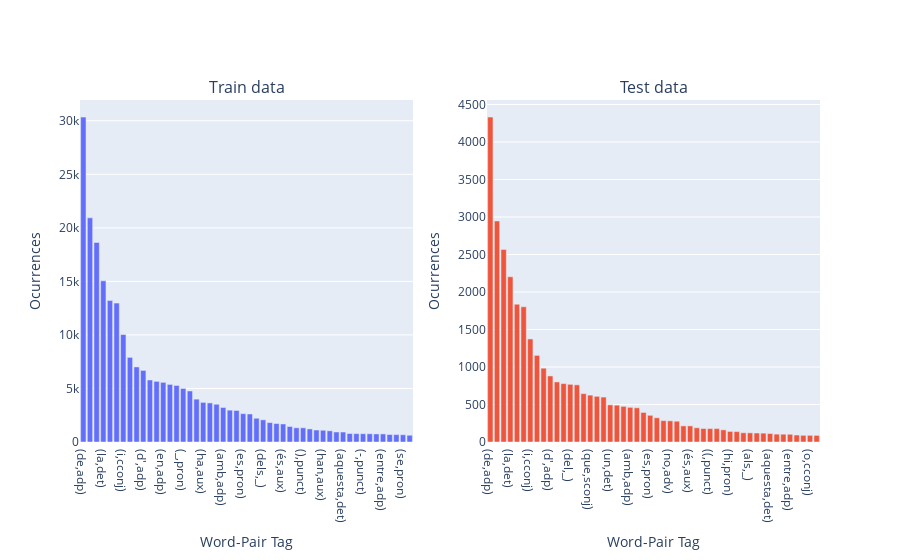

Source (notebook cell):
### Markdown cell above
Now let's check the tag-word pairs frequency. It is important to check this, since a word can be interpreted in different ways according to the context (due to polysemy an/or homonymy).

### Code cell
plot_frequency_of_("word-pair tag", train_pair_counts, test_pair_counts)

### Figure 1 — Plotly figure (JSON) as saved in the notebook; plotly's stock layout.template omitted (floating-point values rounded to 4 significant figures)
{"data": [{"type": "bar", "x": ["(de,adp)", "(,,punct)", "(el,det)", "(la,det)", "(a,adp)", "(.,punct)", "(i,cconj)", "(l',det)", "(els,det)", "(d',adp)", "(per,adp)", "(que,pron)", "(en,adp)", "(del,_)", "(que,sconj)", "(_,pron)", "(les,det)", "(va,aux)", "(ha,aux)", "(un,det)", "(\",punct)", "(amb,adp)", "(una,det)", "(',punct)", "(es,pron)", "(al,_)", "(no,adv)", "(dels,_)", "(s',pron)", "(més,adv)", "(és,aux)", "(com,sconj)", "((,punct)", "(),punct)", "(van,aux)", "(aquest,det)", "(han,aux)", "(hi,pron)", "(seva,det)", "(aquesta,det)", "(als,_)", "(també,adv)", "(-,punct)", "(ser,aux)", "(seu,det)", "(entre,adp)", "(any,noun)", "(anys,noun)", "(se,pron)", "(o,cconj)"], "xaxis": "x", "y": [30344, 20933, 18635, 15053, 13207, 12972, 10038, 7902, 7011, 6684, 5791, 5664, 5570, 5379, 5280, 4999, 4767, 4003, 3699, 3649, 3525, 3224, 2976, 2943, 2648, 2617, 2218, 2070, 1813, 1723, 1685, 1448, 1326, 1326, 1221, 1119, 1096, 1046, 937, 931, 792, 784, 774, 768, 755, 754, 700, 693, 678, 629], "yaxis": "y"}, {"type": "bar", "x": ["(de,adp)", "(,,punct)", "(el,det)", "(la,det)", "(.,punct)", "(a,adp)", "(i,cconj)", "(l',det)", "(els,det)", "(d',adp)", "(en,adp)", "(que,pron)", "(del,_)", "(per,adp)", "(les,det)", "(que,sconj)", "(va,aux)", "(_,pron)", "(un,det)", "(',punct)", "(ha,aux)", "(amb,adp)", "(\",punct)", "(una,det)", "(es,pron)", "(al,_)", "(dels,_)", "(no,adv)", "(s',pron)", "(més,adv)", "(és,aux)", "(com,sconj)", "(aquest,det)", "((,punct)", "(),punct)", "(van,aux)", "(hi,pron)", "(han,aux)", "(seva,det)", "(als,_)", "(també,adv)", "(ser,aux)", "(aquesta,det)", "(ja,adv)", "(any,noun)", "(entre,adp)", "(seu,det)", "(anys,noun)", "(o,cconj)", "(se,pron)"], "xaxis": "x2", "y": [4332, 2947, 2567, 2203, 1837, 1803, 1374, 1155, 984, 881, 801, 779, 769, 762, 645, 625, 609, 599, 496, 491, 475, 462, 456, 394, 356, 323, 285, 282, 277, 215, 215, 190, 180, 179, 179, 162, 141, 139, 123, 122, 120, 118, 113, 105, 104, 103, 93, 89, 89, 88], "yaxis": "y2"}], "layout": {"annotations": [{"font": {"size": 16}, "showarrow": false, "text": "Train data", "x": 0.225, "xanchor": "center", "xref": "paper", "y": 1, "yanchor": "bottom", "yref": "paper"}, {"font": {"size": 16}, "showarrow": false, "text": "Test data", "x": 0.775, "xanchor": "center", "xref": "paper", "y": 1, "yanchor": "bottom", "yref": "paper"}], "showlegend": false, "xaxis": {"anchor": "y", "domain": [0, 0.45], "title": {"text": "Word-Pair Tag"}}, "xaxis2": {"anchor": "y2", "domain": [0.55, 1], "title": {"text": "Word-Pair Tag"}}, "yaxis": {"anchor": "x", "domain": [0, 1], "title": {"text": "Ocurrences"}}, "yaxis2": {"anchor": "x2", "domain": [0, 1], "title": {"text": "Ocurrences"}}}}
